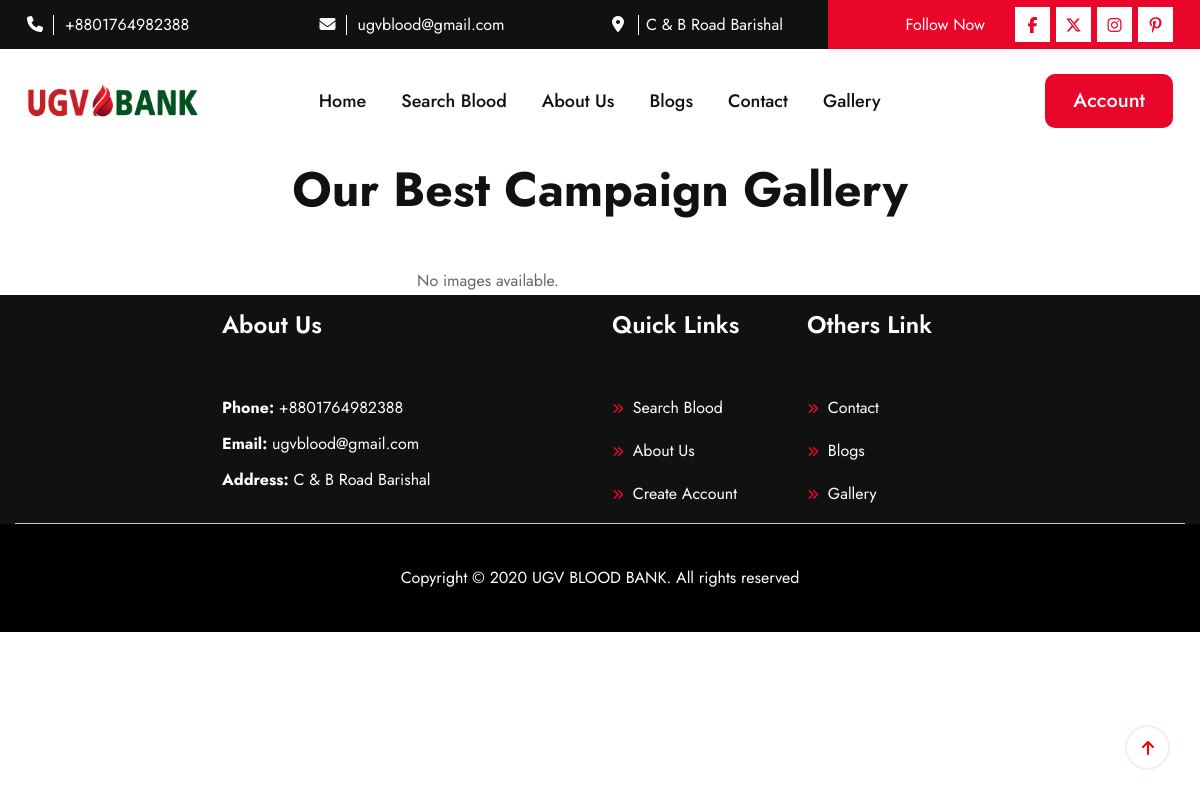
The app's page /gallery/, older data.
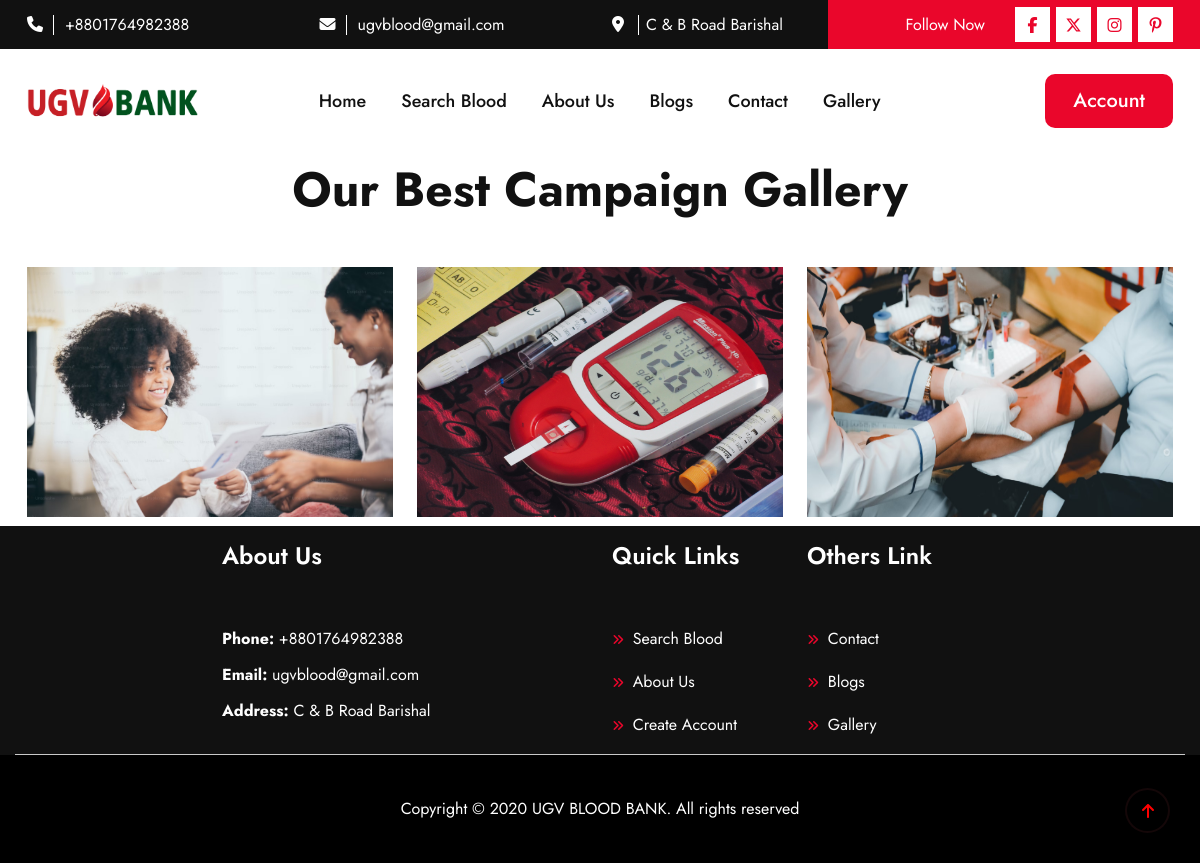
The same page, newer data.
### blood/models.py (models this page shows, shortened)
class Gallery(models.Model):
    title = models.CharField(max_length=200)
    image = models.ImageField(upload_to='gallery_images/')

### blood/views.py (the view)
# urls.py: path('gallery/', gallery_view, name='gallery'),
def gallery_view(request):
    gallery_images = Gallery.objects.all().order_by('id')  # Or use 'title' if preferred
    paginator = Paginator(gallery_images, 6)  # Show 1 image per page
    page_number = request.GET.get('page')
    page_obj = paginator.get_page(page_number)
    context = {
        'page_obj': page_obj,
    }
    return render(request, 'gallery.html', context)

### blood/context_processors.py (called while the page is built)
def site_information(request):
    site_info = SiteInfo.objects.first()
    return {
        'site_info': site_info
    }

### templates/gallery.html (shortened to what this page needs)
{% extends 'base.html' %}
{% load static %}
{% block content %}
<section class="gallery pt-2">
    <div class="container">
      <div class="row">
        <div class="col-12 mb-5">
          <div class="common_title text-center">
            <h2>Our Best Campaign Gallery</h2>
          </div>
        </div>
        <div class="gallary_slider slider-spacing custom_dots">
          {% for image in page_obj %}
          <div class="gallary_item">
            <img src="{{ image.image.url }}" alt="{{ image.title }}" style="height: 250px;">
          </div>
          {% empty %}
          <p>No images available.</p>
          {% endfor %}
        </div>
      </div>
    </div>
</section>
{% endblock content %}

Row changes from the older to the newer data that the page shows:
added Gallery: image (picture)
added Gallery: image (picture)
added Gallery: image (picture)
Text that changed along with them:
text no longer shown: "No images available."
